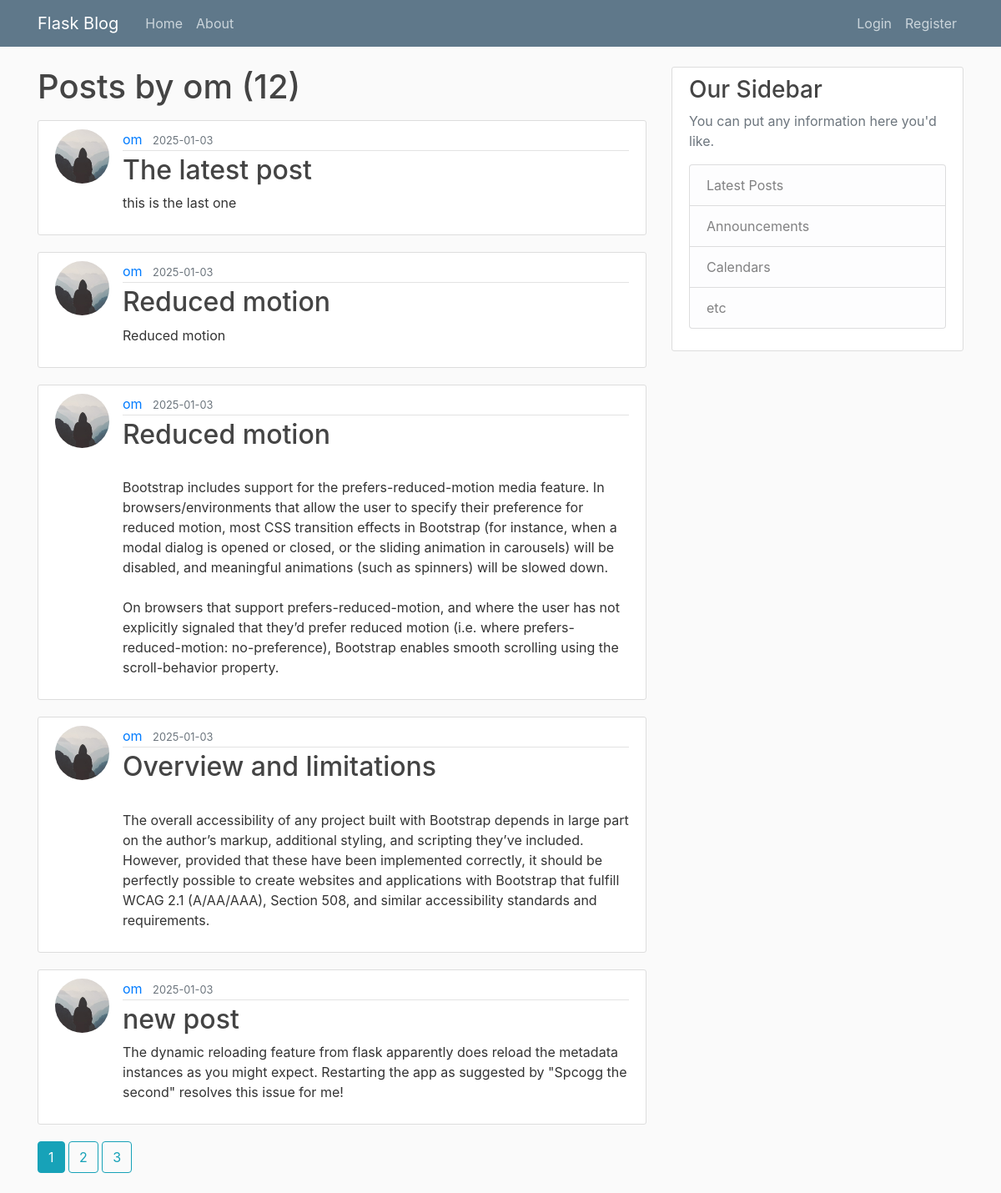
Page /user/om on the committed database.
### Corey_v2_package/flask_app/models.py (models this page shows, shortened)
class User(db_.Model, UserMixin):
    id = db_.Column(db_.Integer, primary_key=True)
    username = db_.Column(db_.String(20), unique=True, nullable=False)
    email = db_.Column(db_.String(120), unique=True, nullable=False)
    image_file = db_.Column(db_.String(20), nullable=False, default='default.jpg')
    password = db_.Column(db_.String(60), nullable=False)
    posts = db_.relationship('Post', backref='author',lazy=True)

class Post(db_.Model):
    id = db_.Column(db_.Integer, primary_key=True)
    title = db_.Column(db_.String(100), nullable=False)
    date_posted = db_.Column(db_.DateTime, nullable=False, default=datetime.utcnow)
    content = db_.Column(db_.Text, nullable=False)
    user_id = db_.Column(db_.Integer, db_.ForeignKey('user.id'), nullable=False)

### Corey_v2_package/flask_app/routes.py (the view)
@app_.route("/user/<string:username>")
def user_posts(username):
    page = request.args.get('page',1,type=int)
    user = User.query.filter_by(username=username).first_or_404()
    posts = (Post.query.filter_by(author=user).order_by(Post.date_posted.desc()).
             paginate(page=page, per_page=5))
    return render_template("user_post.html",posts=posts,user=user)

### Corey_v2_package/flask_app/templates/user_post.html (shortened to what this page needs)
{% extends "layout.html" %}
{% block content %}
    <h1 class="mb-3"> Posts by {{user.username}} ({{ posts.total}})  </h1>
    {% for post in posts.items %}
        <article class="media content-section">
            <img class="rounded-circle article-img" src="{{ url_for('static',
             filename='profile_pics/' + post.author.image_file)}}" >
          <div class="media-body">
            <div class="article-metadata">
              <a class="mr-2" href="{{ url_for('user_posts', username=post.author.username) }}">{{ post.author.username }}</a>
              <small class="text-muted">{{ post.date_posted.strftime('%Y-%m-%d') }}</small>
            </div>
            <h2><a class="article-title" href="{{url_for('post',post_id=post.id)}}">{{ post.title }}</a></h2>
            <p class="article-content">{{ post.content }}</p>
          </div>
        </article>
    {% endfor %}
    {% for page_num in posts.iter_pages(left_edge=1, right_edge=1, left_current=1, right_current=2) %}
        {% if page_num %}
            {% if posts.page == page_num %}
                <a class="btn btn-info mb-4" href="{{ url_for('user_posts',username=user.username, page=page_num) }}">{{ page_num }}</a>
            {% else %}
                <a class="btn btn-outline-info mb-4" href="{{ url_for('user_posts',username=user.username, page=page_num) }}">{{ page_num }}</a>
            {% endif %}
        {% endif %}
    {% endfor %}
{% endblock content %}

### Corey_v2_package/flask_app/static/main.css (style rules this page uses)
body { background: #fafafa; color: #333333; margin-top: 5rem; }
h1, h2, h3, h4, h5, h6 { color: #444444; }
.content-section { background: #ffffff; padding: 10px 20px; border: 1px solid #dddddd; border-radius: 3px; margin-bottom: 20px; }
.article-title { color: #444444; }
.article-content { white-space: pre-line; }
.article-img { height: 65px; width: 65px; margin-right: 16px; }
.article-metadata { padding-bottom: 1px; margin-bottom: 4px; border-bottom: 1px solid #e3e3e3 }

### rows in the picture
User: username "om"
Post: image_file (placeholder picture), author.username "om", date_posted "2025-01-03", title "The latest post", content "this is the last one"
Post: image_file (placeholder picture), author.username "om", date_posted "2025-01-03", title "Reduced motion", content "Reduced motion"
Post: image_file (placeholder picture), author.username "om", date_posted "2025-01-03", title "Reduced motion", content "Bootstrap includes support for the prefers-reduced-motion media feature. In browsers/environments that allow the user to specify their preference for reduced motion, most CSS transition effects in Bootstrap (for instance, when a modal dialog is opened or closed, or the sliding animation in carousels) will be disabled, and meaningful animations (such as spinners) will be slowed down. On browsers that support prefers-reduced-motion, and where the user has not explicitly signaled that they’d prefer reduced motion (i.e. where prefers-reduced-motion: no-preference), Bootstrap enables smooth scrolling using the scroll-behavior property."
Post: image_file (placeholder picture), author.username "om", date_posted "2025-01-03", title "Overview and limitations", content "The overall accessibility of any project built with Bootstrap depends in large part on the author’s markup, additional styling, and scripting they’ve included. However, provided that these have been implemented correctly, it should be perfectly possible to create websites and applications with Bootstrap that fulfill WCAG 2.1 (A/AA/AAA), Section 508, and similar accessibility standards and requirements."
Post: image_file (placeholder picture), author.username "om", date_posted "2025-01-03", title "new post", content "The dynamic reloading feature from flask apparently does reload the metadata instances as you might expect. Restarting the app as suggested by \"Spcogg the second\" resolves this issue for me!"

### other values in the picture
{{ posts.total }} "12"
{{ page_num }} "1"
{{ page_num }} "2" "3"
